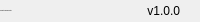
              <widget class="QFrame" name="bottomBar">
               <property name="minimumSize">
                <size>
                 <width>0</width>
                 <height>22</height>
                </size>
               </property>
               <property name="maximumSize">
                <size>
                 <width>16777215</width>
                 <height>22</height>
                </size>
               </property>
               <property name="frameShape">
                <enum>QFrame::Shape::NoFrame</enum>
               </property>
               <property name="frameShadow">
                <enum>QFrame::Shadow::Raised</enum>
               </property>
               <layout class="QHBoxLayout" name="horizontalLayout_5">
                <property name="spacing">
                 <number>0</number>
                </property>
                <property name="leftMargin">
                 <number>0</number>
                </property>
                <property name="topMargin">
                 <number>0</number>
                </property>
                <property name="rightMargin">
                 <number>0</number>
                </property>
                <property name="bottomMargin">
                 <number>0</number>
                </property>
                <item>
                 <widget class="QLabel" name="creditsLabel">
                  <property name="maximumSize">
                   <size>
                    <width>16777215</width>
                    <height>16</height>
                   </size>
                  </property>
                  <property name="font">
                   <font>
                    <family>Segoe UI</family>
                    <pointsize>-1</pointsize>
                    <italic>false</italic>
                    <bold>false</bold>
                   </font>
                  </property>
                  <property name="text">
                   <string>copyright: Benjamin Berton</string>
                  </property>
                  <property name="alignment">
                   <set>Qt::AlignmentFlag::AlignLeading|Qt::AlignmentFlag::AlignLeft|Qt::AlignmentFlag::AlignVCenter</set>
                  </property>
                 </widget>
                </item>
                <item>
                 <widget class="QLabel" name="version">
                  <property name="text">
                   <string>v1.0.0</string>
                  </property>
                  <property name="alignment">
                   <set>Qt::AlignmentFlag::AlignRight|Qt::AlignmentFlag::AlignTrailing|Qt::AlignmentFlag::AlignVCenter</set>
                  </property>
                 </widget>
                </item>
                <item>
                 <widget class="QFrame" name="frame_size_grip">
                  <property name="minimumSize">
                   <size>
                    <width>20</width>
                    <height>0</height>
                   </size>
                  </property>
                  <property name="maximumSize">
                   <size>
                    <width>20</width>
                    <height>16777215</height>
                   </size>
                  </property>
                  <property name="frameShape">
                   <enum>QFrame::Shape::NoFrame</enum>
                  </property>
                  <property name="frameShadow">
                   <enum>QFrame::Shadow::Raised</enum>
                  </property>
                 </widget>
                </item>
               </layout>
              </widget>
